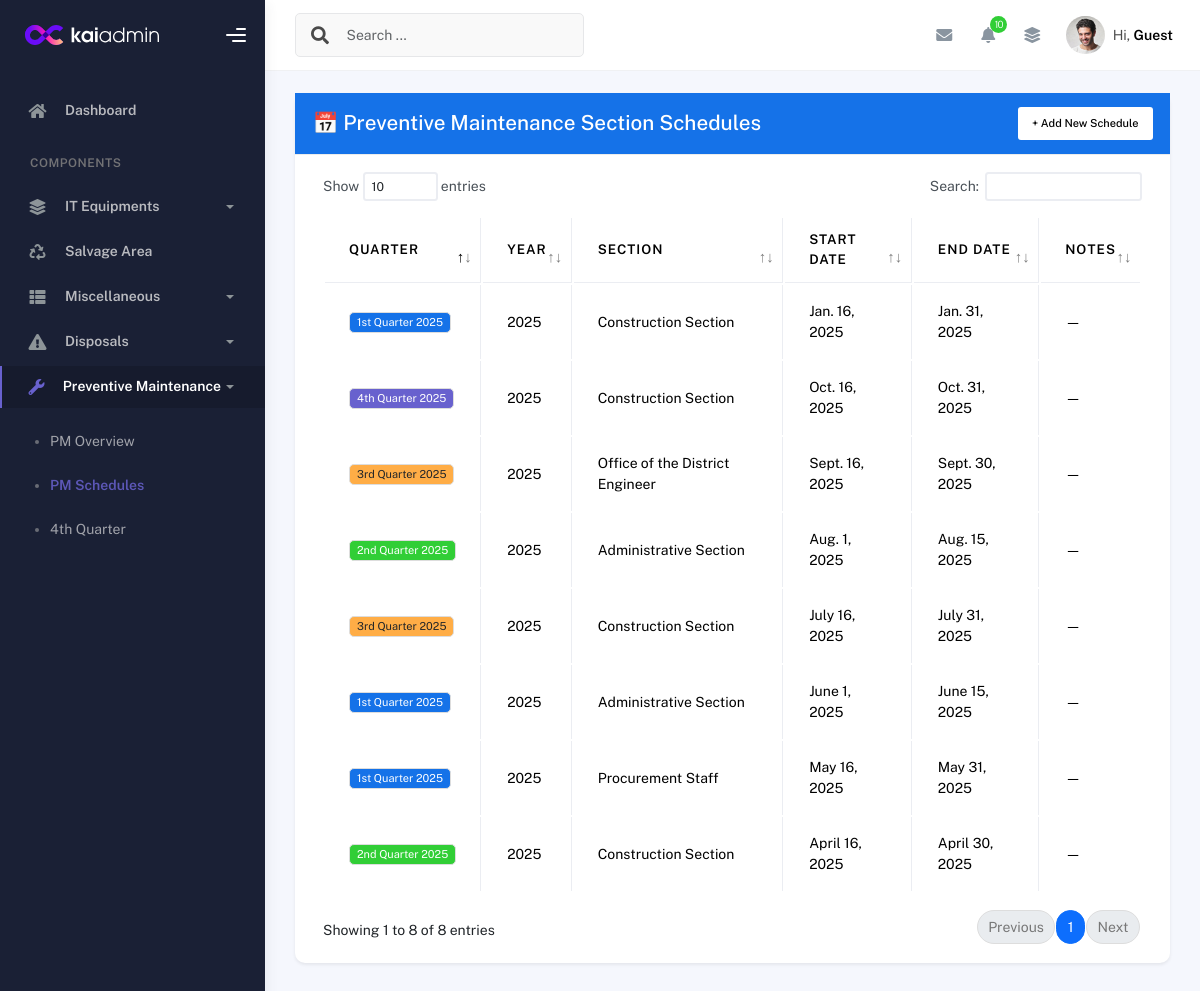
The page /maintenance/schedules/ on the database as committed earlier.
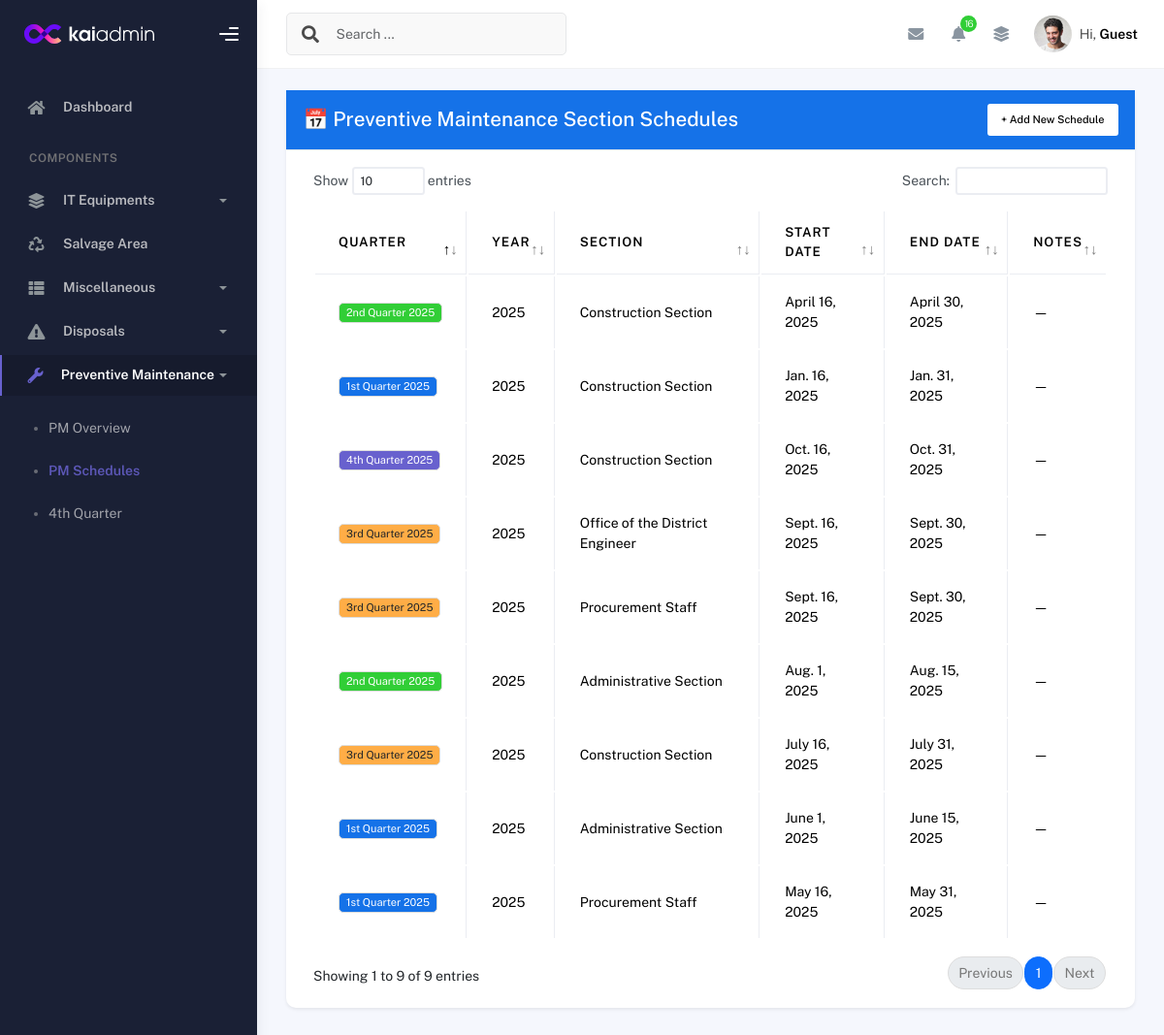
The same page on the database as committed later.
### inventory/models.py (models this page shows, shortened)
class PMSectionSchedule(models.Model):
    quarter_schedule = models.ForeignKey(QuarterSchedule, on_delete=models.CASCADE, related_name='schedules')
    section = models.ForeignKey(OfficeSection, on_delete=models.CASCADE)
    start_date = models.DateField()
    end_date = models.DateField()
    notes = models.TextField(blank=True, null=True)

class QuarterSchedule(models.Model):
    QUARTERS = [
        ('Q1', '1st Quarter'),
        ('Q2', '2nd Quarter'),
        ('Q3', '3rd Quarter'),
        ('Q4', '4th Quarter'),
    ]
    year = models.IntegerField()
    quarter = models.CharField(max_length=2, choices=QUARTERS)

class OfficeSection(models.Model):
    name = models.CharField(max_length=255, unique=True)

### inventory/views.py (the view, shortened to what this page needs)
# urls.py: path('maintenance/schedules/', views.section_schedule_list_view, name='section_schedule_list'), # section schedule list view of pm
def section_schedule_list_view(request):
    schedules = PMSectionSchedule.objects.select_related('quarter_schedule', 'section').order_by('-start_date')
    quarters = QuarterSchedule.objects.all().order_by('-year')
    sections = OfficeSection.objects.all().order_by('name')
    return render(request, 'maintenance/section_schedule_list.html', {
        'schedules': schedules,
        'quarters': quarters,
        'sections': sections,
    })

### templates/maintenance/section_schedule_list.html (shortened to what this page needs)
{% extends 'base.html' %}
{% load static %}
{% block content %}
<div class="container">
  <div class="page-inner">
    <div class="row">
      <div class="col-md-12">
        <div class="card shadow-sm">
          <div class="card-header bg-primary text-white d-flex justify-content-between">
            <h4 class="mb-0">📅 Preventive Maintenance Section Schedules</h4>
            <button class="btn btn-light btn-sm" data-bs-toggle="modal" data-bs-target="#addScheduleModal">+ Add New Schedule</button>
          </div>
          <div class="card-body">
            {% if schedules %}
              <div class="table-responsive">
                <table id="schedule-table" class="table table-bordered table-hover">
                  <thead class="bg-light">
                    <tr>
                      <th>Quarter</th>
                      <th>Year</th>
                      <th>Section</th>
                      <th>Start Date</th>
                      <th>End Date</th>
                      <th>Notes</th>
                    </tr>
                  </thead>
                  <tbody>
                    {% for schedule in schedules %}
                    <tr>
                      <td>
                        <span class="badge
                          {% if schedule.quarter_schedule.get_quarter_display == "1st Quarter" %}bg-primary
                          {% elif schedule.quarter_schedule.get_quarter_display == "2nd Quarter" %}bg-success
                          {% elif schedule.quarter_schedule.get_quarter_display == "3rd Quarter" %}bg-warning text-dark
                          {% elif schedule.quarter_schedule.get_quarter_display == "4th Quarter" %}bg-secondary
                          {% else %}bg-secondary
                          {% endif %}
                        ">
                          {{ schedule.quarter_schedule.get_quarter_display }} {{ schedule.quarter_schedule.year }}
                        </span>
                      </td>
                      <td>{{ schedule.quarter_schedule.year }}</td>
                      <td>{{ schedule.section.name }}</td>
                      <td>{{ schedule.start_date }}</td>
                      <td>{{ schedule.end_date }}</td>
                      <td>{{ schedule.notes|default:"—" }}</td>
                    </tr>
                    {% endfor %}
                  </tbody>
                </table>
              </div>
            {% else %}
              <div class="alert alert-info">No schedules available.</div>
            {% endif %}
          </div>
        </div>
      </div>
    </div>
  </div>
</div>
{% endblock %}

Rows that differ between the two databases and show on the page:
added PMSectionSchedule: quarter_schedule.quarter "3rd Quarter", quarter_schedule.year "2025", section.name "Procurement Staff", start_date "Sept. 16, 2025", end_date "Sept. 30, 2025", notes "—"
Other text that changed with them:
{{ pending_pm_count }}: "10" → "16"
text written by a page script: "Show entries Search: Showing 1 to 8 of 8 entries Previous 1 Next" → "Show entries Search: Showing 1 to 9 of 9 entries Previous 1 Next"
